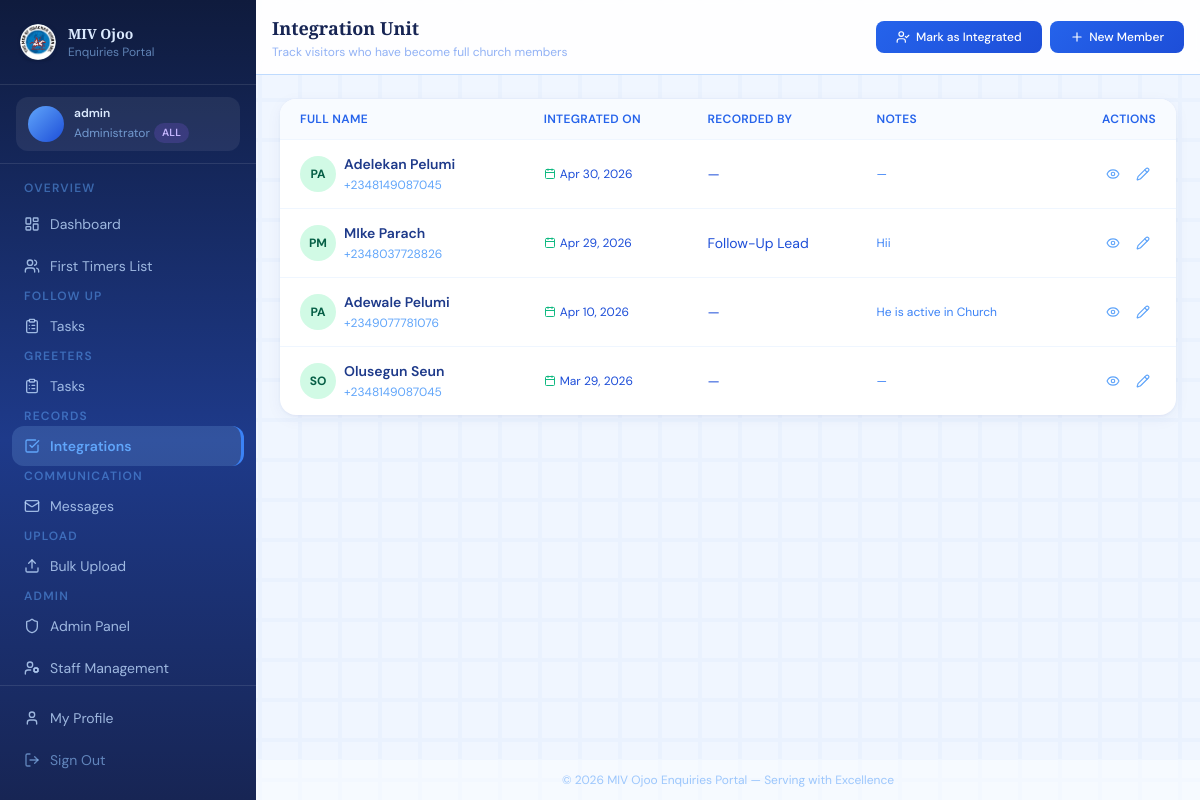
The app's page /integration/ (signed in), older data.
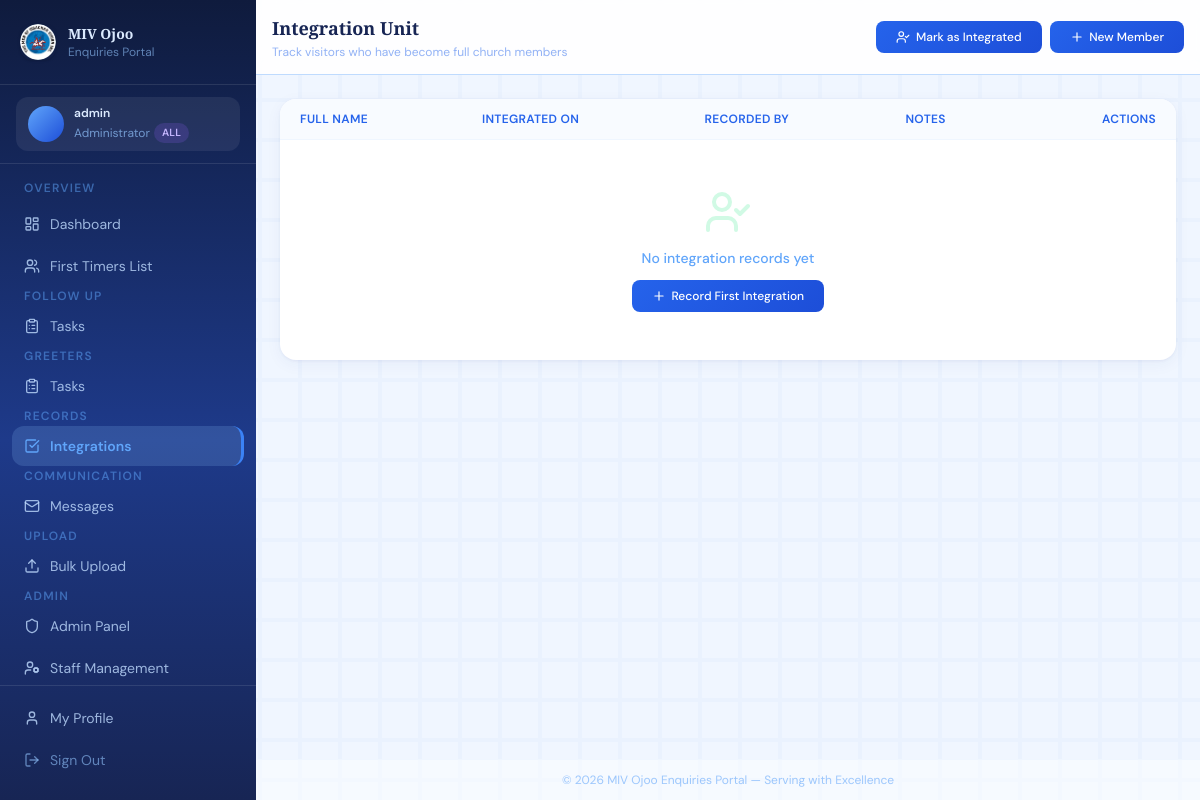
The same page, newer data.
### enquiries/models.py (models this page shows, shortened)
class Integration(models.Model):
    PATHWAY_CHOICES = [
        ('Fully Integrated', 'Fully Integrated'),
    ]
    member = models.OneToOneField(Member, on_delete=models.CASCADE, related_name='integration')
    integrated_on = models.DateField(default=timezone.now)
    pathway = models.CharField(max_length=30, choices=PATHWAY_CHOICES)
    integrated_by = models.ForeignKey(User, on_delete=models.SET_NULL, null=True, related_name='integrations_handled')
    notes = models.TextField(blank=True)
    created_at = models.DateTimeField(auto_now_add=True)

class Member(models.Model):
    GENDER_CHOICES = [('M', 'Male'), ('F', 'Female')]
    STATUS_CHOICES = [
        ('new', 'New Visitor'),
        ('integrated', 'Member'),
        ('inactive', 'Inactive'),
    ]
    MARITAL_CHOICES = [
        ('single', 'Single'),
        ('married', 'Married'),
        ('divorced', 'Divorced'),
        ('widowed', 'Widowed'),
    ]
    AGE_BRACKET_CHOICES = [
        ('under_18', 'Under 18'),
        ('18_25', '18 – 25'),
        ('26_35', '26 – 35'),
        ('36_45', '36 – 45'),
        ('46_55', '46 – 55'),
        ('56_65', '56 – 65'),
        ('above_65', 'Above 65'),
    ]
    BORN_AGAIN_CHOICES = [
        ('yes', 'Yes'),
        ('no', 'No'),
        ('not_sure', 'Not Sure'),
    ]
    JOINING_CHOICES = [
        ('yes', 'Yes'),
        ('no', 'No'),
        ('considering', 'Still Considering'),
    ]
    VISIT_TIME_CHOICES = [
        ('weekday_morning', 'Weekday Morning'),
        ('weekday_afternoon', 'Weekday Afternoon'),
        ('weekday_evening', 'Weekday Evening'),
        ('saturday_morning', 'Saturday Morning'),
        ('saturday_afternoon', 'Saturday Afternoon'),
        ('sunday_after_service', 'Sunday After Service'),
    ]
    first_name = models.CharField(max_length=100)
    last_name = models.CharField(max_length=100)
    email = models.EmailField(unique=True, null=True, blank=True)
    phone = models.CharField(max_length=20, null=True, blank=True)
    whatsapp = models.CharField(max_length=20, null=True, blank=True)
    gender = models.CharField(max_length=1, choices=GENDER_CHOICES, null=True, blank=True)
    date_of_birth = models.DateField(null=True, blank=True)
    age_bracket = models.CharField(
        max_length=20, choices=AGE_BRACKET_CHOICES, null=True, blank=True
    )
    marital_status = models.CharField(
        max_length=20, choices=MARITAL_CHOICES, null=True, blank=True
    )
    address = models.TextField(null=True, blank=True)
    vocation_address = models.TextField(null=True, blank=True)
    occupation = models.CharField(max_length=100, null=True, blank=True)
    status = models.CharField(max_length=20, choices=STATUS_CHOICES, default='new')
    first_visit_date = models.DateField(default=timezone.now)
    how_did_you_hear = models.CharField(max_length=200, null=True, blank=True)
    previous_church = models.CharField(max_length=200, null=True, blank=True)
    invitee = models.CharField(
        max_length=200, null=True, blank=True,
        help_text="Name of the person who invited this visitor"
    )
    is_born_again = models.CharField(
        max_length=10, choices=BORN_AGAIN_CHOICES, null=True, blank=True
    )
    joining_church = models.CharField(
        max_length=20, choices=JOINING_CHOICES, null=True, blank=True
    )
    preferred_visit_time = models.CharField(
        max_length=30, choices=VISIT_TIME_CHOICES, null=True, blank=True
    )
    prayer_requests = models.TextField(null=True, blank=True)
    observation = models.TextField(
        null=True, blank=True,
        help_text="Staff observations about the visitor"
    )
    interests = models.ManyToManyField(
        'Ministry', blank=True, related_name='interested_members'
    )
    assigned_to = models.ForeignKey(
        User, on_delete=models.SET_NULL, null=True, blank=True,
        related_name='assigned_members',
        help_text="Staff member responsible for follow-up / visitation"
    )
    greeter_assigned_to = models.ForeignKey(
        User, on_delete=models.SET_NULL, null=True, blank=True,
        related_name='greeter_assigned_members',
        help_text="Greeter staff member assigned to welcome this visitor"
    )
    created_by = models.ForeignKey(
        User, on_delete=models.SET_NULL, null=True, blank=True,
        related_name='created_members'
    )
    created_at = models.DateTimeField(auto_now_add=True)
    updated_at = models.DateTimeField(auto_now=True)
    notes = models.TextField(null=True, blank=True)
    profile_photo = models.ImageField(upload_to='members/', null=True, blank=True)
    is_baptized = models.BooleanField(default=False)
    is_active = models.BooleanField(default=True)
    is_contacted = models.BooleanField(default=False)
    contacted_at = models.DateTimeField(null=True, blank=True)
    class Meta:
        ordering = ['-created_at']
    def get_full_name(self):
        return f"{self.last_name} {self.first_name}"
    @property
    def initials(self):
        return f"{self.first_name[0]}{self.last_name[0]}".upper()

### enquiries/views.py (the view)
# urls.py: path('integration/',                 views.integration_list,     name='integration_list'),
@login_required
def integration_list(request):
    if not can_see_all(request.user) and get_section(request.user) not in ('followup',):
        messages.error(request, 'Access denied.')
        return redirect('dashboard')
    integrations  = Integration.objects.select_related('member', 'integrated_by').order_by('-integrated_on')
    pathway_filter = request.GET.get('pathway', '')
    if pathway_filter:
        integrations = integrations.filter(pathway=pathway_filter)
    candidates = Member.objects.filter(is_active=True, status='regular').exclude(
        integration__isnull=False
    ).count()
    paginator    = Paginator(integrations, 15)
    integrations = paginator.get_page(request.GET.get('page'))
    return render(request, 'enquiries/integration_list.html', {
        'integrations':    integrations,
        'pathway_filter':  pathway_filter,
        'pathway_choices': Integration.PATHWAY_CHOICES,
        'candidates':      candidates,
    })

### enquiries/views.py (called while the page is built)
def can_see_all(user):
    if user.is_superuser:
        return True
    profile = get_profile(user)
    return profile.role == 'admin' and profile.section == 'all'

### templates/enquiries/integration_list.html (shortened to what this page needs)
{% extends "base.html" %}
{% block page_title %}Integration Unit{% endblock %}
{% block page_subtitle %}Track visitors who have become full church members{% endblock %}
{% block header_actions %}
<a href="{% url 'integration_create' %}" class="btn-gold text-xs">
  <i data-lucide="user-check" class="w-3.5 h-3.5"></i><span class="hidden sm:inline">Mark as Integrated</span>
</a>
{% endblock %}
{% block content %}
<div class="card overflow-hidden hidden md:block">
  <div class="overflow-x-auto">
    <table class="w-full text-sm" style="min-width:620px;">
      <thead>
        <tr class="border-b border-blue-50" style="background:#f8fbff;">
          <th class="text-left px-5 py-3 text-xs font-semibold text-blue-600 uppercase tracking-wide">Full Name</th>
          <th class="text-left px-4 py-3 text-xs font-semibold text-blue-600 uppercase tracking-wide">Integrated On</th>
          <th class="text-left px-4 py-3 text-xs font-semibold text-blue-600 uppercase tracking-wide">Recorded By</th>
          <th class="text-left px-4 py-3 text-xs font-semibold text-blue-600 uppercase tracking-wide">Notes</th>
          <th class="text-right px-5 py-3 text-xs font-semibold text-blue-600 uppercase tracking-wide">Actions</th>
        </tr>
      </thead>
      <tbody class="divide-y divide-blue-50">
        {% for record in integrations %}
        <tr class="table-row">
          <td class="px-5 py-3.5">
            <a href="{% url 'member_detail' record.member.pk %}" class="flex items-center gap-2 group">
              <div class="avatar text-xs bg-emerald-100 text-emerald-800 font-bold">{{ record.member.initials }}</div>
              <div>
                <span class="font-semibold text-blue-900 group-hover:text-blue-600 block">{{ record.member.get_full_name }}</span>
                <span class="text-blue-400 text-xs">{{ record.member.phone|default:"" }}</span>
              </div>
            </a>
          </td>
          <td class="px-4 py-3.5">
            <span class="text-blue-700 text-xs flex items-center gap-1">
              <i data-lucide="calendar" class="w-3 h-3 text-emerald-500"></i>
              {{ record.integrated_on|date:"M d, Y" }}
            </span>
          </td>
          <td class="px-4 py-3.5 text-blue-700 text-sm">{{ record.integrated_by.get_full_name|default:"—" }}</td>
          <td class="px-4 py-3.5 text-blue-500 text-xs max-w-xs truncate">{{ record.notes|default:"—" }}</td>
          <td class="px-5 py-3.5 text-right">
            <div class="flex items-center justify-end gap-1">
              <a href="{% url 'member_detail' record.member.pk %}"
                 class="p-1.5 rounded-lg hover:bg-blue-100 text-blue-400 hover:text-blue-800 transition-colors"
                 title="View Member">
                <i data-lucide="eye" class="w-3.5 h-3.5"></i>
              </a>
              <a href="{% url 'integration_update' record.pk %}"
                 class="p-1.5 rounded-lg hover:bg-blue-100 text-blue-400 hover:text-blue-800 transition-colors"
                 title="Edit">
                <i data-lucide="pencil" class="w-3.5 h-3.5"></i>
              </a>
            </div>
          </td>
        </tr>
        {% empty %}
        <tr>
          <td colspan="5" class="px-5 py-12 text-center">
            <i data-lucide="user-check" class="w-12 h-12 text-emerald-100 mx-auto mb-3"></i>
            <p class="text-blue-400 font-medium">No integration records yet</p>
            <a href="{% url 'integration_create' %}" class="btn-gold mt-3 inline-flex text-xs">
              <i data-lucide="plus" class="w-3.5 h-3.5"></i>Record First Integration
            </a>
          </td>
        </tr>
        {% endfor %}
      </tbody>
    </table>
  </div>
</div>
{% endblock %}

Row changes from the older to the newer data that the page shows:
removed Integration: member.initials "PA", member.get_full_name "Adelekan Pelumi", member.phone "+2348149087045", integrated_on "Apr 30, 2026", integrated_by.get_full_name "—", notes "—"
removed Integration: member.initials "PM", member.get_full_name "MIke Parach", member.phone "+2348037728826", integrated_on "Apr 29, 2026", integrated_by.get_full_name "Follow-Up Lead", notes "Hii"
removed Integration: member.initials "PA", member.get_full_name "Adewale Pelumi", member.phone "+2349077781076", integrated_on "Apr 10, 2026", integrated_by.get_full_name "—", notes "He is active in Church"
removed Integration: member.initials "SO", member.get_full_name "Olusegun Seun", member.phone "+2348149087045", integrated_on "Mar 29, 2026", integrated_by.get_full_name "—", notes "—"
Text that changed along with them:
text now shown: "No integration records yet Record First Integration"
